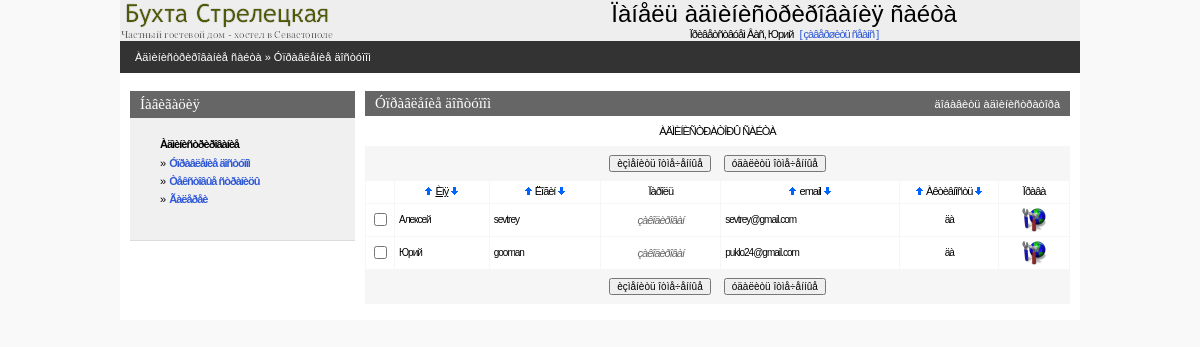
/admin/admin.php (signed in), run on the app's committed database.
### tables this page shows
CREATE TABLE IF NOT EXISTS `hotel_admin` (
  `admin_code` int(11) unsigned NOT NULL AUTO_INCREMENT COMMENT 'Идентификатор',
  `admin_name` varchar(200) NOT NULL DEFAULT '',
  `admin_login` varchar(200) NOT NULL DEFAULT '',
  `admin_pass` varchar(200) NOT NULL DEFAULT '',
  `admin_email` varchar(200) NOT NULL DEFAULT '',
  `admin_active` tinyint(4) NOT NULL DEFAULT '1' COMMENT 'Админ активен?',
  `admin_rstatic` tinyint(4) DEFAULT '0' COMMENT 'Права админа на управление статическими страницами',
  `admin_ralbum` tinyint(4) DEFAULT '0' COMMENT 'Права админа на управление альбомом',
  `admin_radmin` tinyint(4) DEFAULT '0' COMMENT 'Права админа на редактирование списка админов',
  PRIMARY KEY (`admin_code`)
);

### admin/inc/connect.php (called while the page is built, shortened)
<?php
    $PHP_SELF=$_SERVER['PHP_SELF'];
?>

### admin/inc/const.php (called while the page is built, shortened)
<?php
    $PREFFIX="hotel";
?>

### admin/admin.php (the view, shortened to what this page needs)
<?php
include("inc/settings.php");
if(!($sortby)) $sortby='admin_name'; else {$sortby=explode(" ",$sortby);$sortby=$sortby[0];}
if(!intval($sortdir)) {$sortdir="";$realsortdir="ASC";} else {$sortdir="1";$realsortdir="DESC";}
?>
<? include ("inc/head.php"); ?>
<BODY>
<center>
<div class=mainbody>
<?
	include("inc/top.php");
	$mainquery="SELECT admin_code,admin_name,admin_login,admin_email,admin_active FROM {$PREFFIX}_admin order by $sortby $realsortdir";
?>
<table Border=0 CellSpacing=0 CellPadding=0 width=100%>
  <tr><td class=pageline>
     <div class=wmiddletext><a href="main.php">Àäìèíèñòðèðîâàíèå ñàéòà</a> &#187; Óïðàâëåíèå äîñòóïîì</div>
  </td></tr>
</table>
<table Border=0 CellSpacing=0 CellPadding=0 width=100%>
 <tr valign=top>
  <td width=10></td>
  <? include("inc/leftmenu.php"); ?>
  <td width=10></td>
  <td>
<?php
echo"<form name='data' action=$PHP_SELF method=POST>";
?>
<table class=grayhead Border=0 CellSpacing=0 CellPadding=0 >
 <tr class=normaltext>
  <td ><div><h4>Óïðàâëåíèå äîñòóïîì</h4></div></td>
  <td align=right class=wmiddletext><a class=submenu onclick="displayform(this,'äîáàâèòü àäìèíèñòðàòîðà')">äîáàâèòü àäìèíèñòðàòîðà</a></td>
 </tr>
</table>
<table Border=0 CellSpacing=0 class=pagebluetable CellPadding=0 >
 <tr><td class=lmenutext height=30 bgcolor=#ffffff align="center">ÀÄÌÈÍÈÑÒÐÀÒÎÐÛ ÑÀÉÒÀ</td></tr>
</table>
<table Border=0 CellSpacing=0 class=pagebluetable CellPadding=0>
 <tr><td>
 <center>
 <table>
 <tr height=30 >
    <td><input type=button onClick=Send('U') value='èçìåíèòü îòìå÷åííûå' class=smalltext></td>
    <td width=5></td>
    <td><input type=button onClick=ConfirmSend('D') value='óäàëèòü îòìå÷åííûå'  class=smalltext></td>
 </tr>
 </table>
 </td></tr>
</table>
<table Border=0 CellSpacing=1 class=bluetable CellPadding=4 width=100%>
  <tr class=lmenutext height=20 align=center bgcolor=#ffffff>
    <td width=20>&nbsp;</td>
    <td><?=SortTitle("Èìÿ","admin_name",$sortby,$sortdir);?></td>
    <td><?=SortTitle("Ëîãèí","admin_login",$sortby,$sortdir);?></td>
    <td>Ïàðîëü</td>
    <td><?=SortTitle("email","admin_email",$sortby,$sortdir);?></td>
    <td width="90"><?=SortTitle("Àêòèâíîñòü","admin_active",$sortby,$sortdir);?></td>
    <td>Ïðàâà</td>
<?php
$res=mysql_query ($mainquery) or die ("Íå ìîãó âûáðàòü àäìèíèñòðàòîðîâ. Îøèáêà â çàïðîñå.");
while(list($admin_code,$admin_name,$admin_login,$admin_email,$admin_active)=mysql_fetch_array($res))
           {
    if($admin_active) {$admin_active="äà";$bg="#FFFFFF";} else {$admin_active="íåò";$bg="#EEEEEE";}
    $checkname=$admin_code;
    echo"<tr class=edittabletext height=24 bgcolor=$bg>";
    echo"<TD width=20 align=center ><input type='checkbox' name=\"C#$checkname\" id=\"C#$checkname\"></TD>";
    echo"<TD class=smalltext ondblclick='change_line(\"$checkname\",\"F#$checkname#admin_name#string\");' id=\"F#$checkname#admin_name#string\">".Show($admin_name)."</TD>\n";
    echo"<TD class=smalltext ondblclick='change_line(\"$checkname\",\"F#$checkname#admin_login#string\");' id=\"F#$checkname#admin_login#string\">".Show($admin_login)."</TD>\n";
    echo"<TD class=gray class=smalltext align=center  ondblclick='change_pass(\"$checkname\",\"F#$checkname#admin_pass#string\");' id=\"F#$checkname#admin_pass#string\"><i>çàêîäèðîâàí</i></TD>\n";
    echo"<TD class=smalltext ondblclick='change_line(\"$checkname\",\"F#$checkname#admin_email#string\");' id=\"F#$checkname#admin_email#string\">".Show($admin_email)."</TD>\n";
    echo"<TD class=smalltext align=center ondblclick='change_yes_no(\"$checkname\",\"F#$checkname#admin_active#int\");' id=\"F#$checkname#admin_active#int\">".Show($admin_active)."</TD>\n";
    echo"<td align=center ><a onclick=\"editperm($admin_code)\" class=\"hand\"><img height='24' width='24' src='graph/rights.gif' border=0 alt='Óñòàíîâèòü ïðàâà äîñòóïà' title='Óñòàíîâèòü ïðàâà äîñòóïà'></a></td>";
    echo"</TR>\n";
           }
?>
<table Border=0 CellSpacing=0 class=pagebluetable CellPadding=0 width=95%>
 <tr><td>
 <center>
 <table>
 <tr height=30 >
    <td><input type=button onClick=Send('U') value='èçìåíèòü îòìå÷åííûå' class=smalltext></td>
    <td width=5></td>
    <td><input type=button onClick=ConfirmSend('D') value='óäàëèòü îòìå÷åííûå'  class=smalltext></td>
 </tr>
 </table>
 </td></tr>
</table>
  <td width=10></td>
</center>
</BODY>
</HTML>

### admin/css/styles.css (style rules this page uses)
body { padding:0px; margin:0px; background-color:#f9f9f9; }
a { text-decoration : none; color: #3059D6; }
img { border-color: #000000; }
.mainbody { width:960px; background-color:#ffffff; }
.pageline { height:32px; background-color:#333333; padding-left:15px; }
.grayhead { width:100%; height:25px; padding-left:10px; padding-right:10px; background-color:#666666; }
.pagebluetable { width:100%; background-color:#f6f6f6; }
.bluetable { background-color:#f6f6f6; }
.lmenutext { text-decoration:none; letter-spacing: -1px; line-height:10pt; margin-left:10px; margin-right:10px; margin-top:3px; margin-bottom:3px; font-size:11px; font-family: Verdana,Arial,Helvetica,Sans-serif,Tahoma,Pragmatica; }
.edittabletext { color:#666666; text-decoration:none; letter-spacing: -1px; line-height:12pt; font-size:11px; font-family: Verdana,Arial,Helvetica,Sans-serif,Tahoma,Pragmatica; }
H4 { text-decoration:none; font-weight:normal; color:#ffffff; padding:0; margin:0; font-family: Verdana; font-size : 15px; }
.submenu { cursor:hand;cursor:pointer; }
.normaltext { text-decoration:none; color:#000066; font-family:Verdana, Tahoma, Arial, Helvetica, Sans-serif, Pragmatica; font-size:12px; }
.smalltext { text-decoration:none; color:#000000; font-family:Verdana, Tahoma, Arial, Helvetica, Sans-serif, Pragmatica; font-size:10px; }
.wmiddletext { text-decoration:none; color:#ffffff; font-family:Verdana, Tahoma, Arial, Helvetica, Sans-serif, Pragmatica; font-size:11px; }
.wmiddletext a { text-decoration:none; color:#ffffff; }
.hand { cursor:hand;cursor:pointer; }

### data on the page
hotel_admin: admin_name "Алексей", admin_login "sevtrey", admin_email "sevtrey@gmail.com", admin_active "äà"
hotel_admin: admin_name "Юрий", admin_login "gooman", admin_email "puklo24@gmail.com", admin_active "äà"

### other printed values
$REGUSER["name"] "Юрий"
$title "Èìÿ Ëîãèí email Àêòèâíîñòü"
